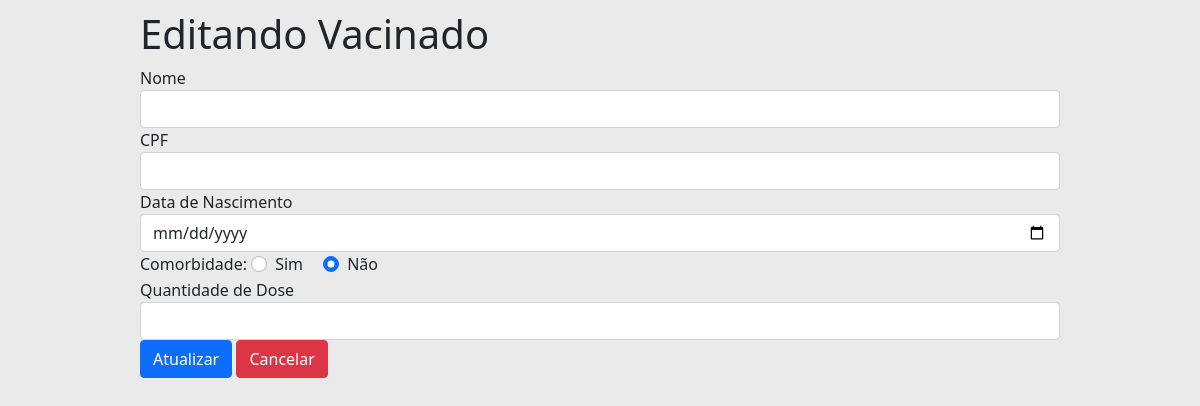
Page /vacinado/editar/131949365650001 on the earlier database version.
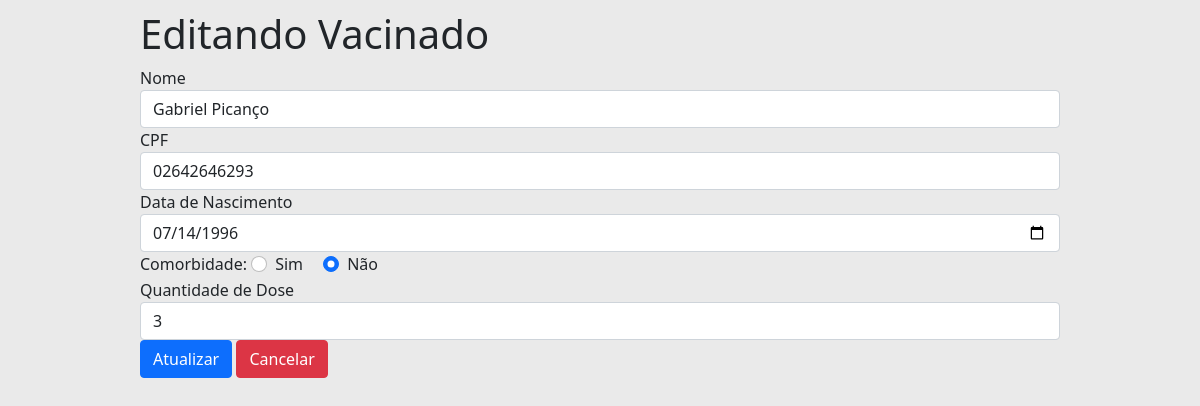
Same page on the later database version.
### tables this page shows
CREATE TABLE "vacinado"(
    "cns" VARCHAR(15) PRIMARY KEY, 
    "cpf" VARCHAR(11) NOT NULL UNIQUE,
    "nome" VARCHAR(128) NOT NULL,
    "dtNascimento" DATE NOT NULL, 
    "comorbidade" INTEGER, 
    "qtdDose" INTEGER
);

### Pyvacina.py (the view)
@app.route('/vacinado/editar/<string:cns>')
def vacinado_editar(cns):
    vacinado = vacinado_dao.busca_por_cns(cns)
    return render_template('vacinado_editar.html', titulo='Editando Vacinado', vacinado=vacinado)

### DAO/daoVacinado.py (called while the page is built)
    def busca_por_cns(self, cns):
        cursor = self.__db.cursor()
        cursor.execute(SQL_VACINADO_POR_CNS, (cns,))
        tupla = cursor.fetchone()
        if tupla:
            return Vacinado(cns=tupla[0], cpf=tupla[1], nome=tupla[2], dtNascimento=tupla[3], comorbidade=tupla[4], qtdDose=tupla[5])
        return False

### model.py (called while the page is built)
    @property
    def nome(self) -> str:
        return self.__nome

    @property
    def cpf(self) -> str:
        return self.__cpf

    @property
    def cns(self) -> str:
        return self.__cns

    @property
    def dtNascimento(self) -> datetime:
        return self.__dtNasciento

    @property
    def comorbidade(self) -> bool:
        return self.__comorbidade

    @property
    def qtdDose(self) -> int:
        return self.__qtdDose

### templates/vacinado_editar.html
{% extends "templates.html" %}
{% block conteudo %}
<form action="{{ url_for('vacinado_atualizar', cns=vacinado.cns) }}" method="post">
        <fieldset>
            <div class="form-group">
                <label for="nome">Nome</label>
                <input type="text" id="nome" name="nome" class="form-control" value="{{vacinado.nome}}">
            </div>
            <div class="form-group">
                <label for="cpf">CPF</label>
                <input type="text" id="cpf" name="cpf" class="form-control" value="{{vacinado.cpf}}">
            </div>
            <div class="form-group">
                <label for="nascimento">Data de Nascimento</label>
                <input type="date" id="nascimento" name="nascimento" class="form-control" value="{{vacinado.dtNascimento}}">
            </div>
            <div>
                <labe>Comorbidade:</labe>
                    <div class="form-check form-check-inline">
                        <input class="form-check-input" type="radio" id="comorbidadeTrue" name="comorbidade" value="True" {% if vacinado.comorbidade %} checked {% endif %}>
                        <label for="comorbidadeTrue">Sim</label>
                    </div>
                    <div class="form-check form-check-inline">
                        <input class="form-check-input" type="radio" id="comorbidadeFalse" name="comorbidade" value="False" {% if not vacinado.comorbidade %} checked {% endif %}>
                        <label for="comorbidadeFalse">Não</label>
                    </div>
            </div>
            <div class="form-group">
                <label for="dose">Quantidade de Dose</label>
                <input type="number" id="dose" name="dose" class="form-control" value="{{vacinado.qtdDose}}">
            </div>
            <div>
                <button type="submit" class="btn btn-primary btn-salvar">Atualizar</button>
                <a href="{{url_for('vacinado')}}" class="btn btn-danger">Cancelar</a>
            </div>
        </fieldset>
    </form>
{% endblock %}

Differences in the rows shown:
added vacinado: nome "Gabriel Picanço", cpf "02642646293", nascimento "07/14/1996", comorbidade "☐ Sim", comorbidade "☑ Não", dose "3"
Other differences:
form field comorbidade: "☐ Sim" → (not shown)
form field comorbidade: "☑ Não" → (not shown)
